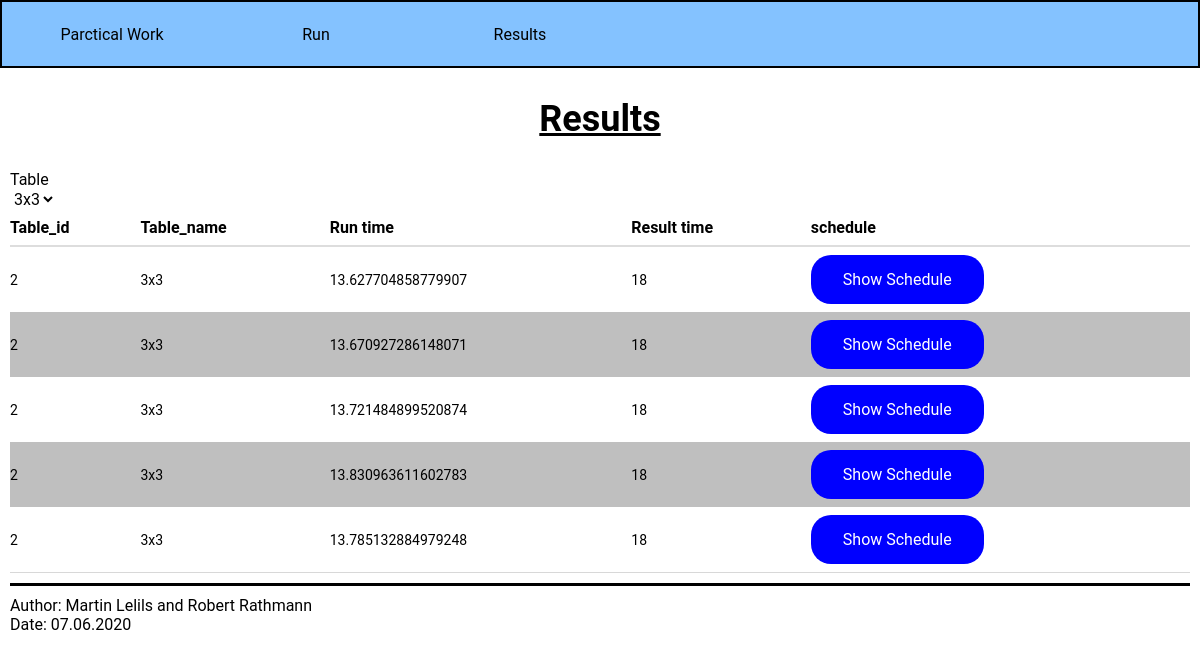
The app's page /results with its own data.
### sa/models.py (models this page shows)
class Result(models.Model):
    runtime = models.FloatField()
    result_length = models.IntegerField()
    result_image = models.CharField(max_length=255)
    table = models.ForeignKey(Table, on_delete=models.CASCADE)

class Table(models.Model):
    name = models.CharField(max_length=100)
    content = models.TextField()
    def content_to_string(self):
        return str(self.content)
    def text_field_to_array(self):
        time_table = []
        lines = self.content_to_string().split("\n")
        for line in lines:
            job_plan = []
            job = line.strip().split(" ")
            for instance in range(0, len(job), 2):
                job_plan.append((int(job[instance]), int(job[instance + 1])))
            time_table.append(job_plan)
        return time_table
    def get_table_size(self):
        table = self.text_field_to_array()
        return len(table) * len(table[0])

### sa/views.py (the view)
# urls.py: path('results', views.show_results, name='results'),
def show_results(request):
    tables = Table.objects.all()
    controller = TableController(list(tables))
    sorted_tables = controller.sort_by_table_size()
    result_controller = ResultController(controller)
    table = controller.get_table_by_id(sorted_tables[0].id)
    results = result_controller.get_all_results(table.id)
    context = {'tables' : sorted_tables, 'results' : results}
    return render(request=request, template_name="html/results.html", context=context)

### sa/controller.py (called while the page is built)
    def sort_by_table_size(self):
        sorted_tables = []
        for table in self.tables.values():
            index = 0
            while index < len(sorted_tables) and table.get_table_size() >= sorted_tables[index].get_table_size():
                index += 1
            sorted_tables.insert(index, table)
        return sorted_tables

    def get_table_by_id(self, table_id):
        return self.tables[int(table_id)]

    def get_all_results(self, table_id):
        table = self.table_controller.get_table_by_id(table_id)
        results = list(table.result_set.all())
        return results

### sa/templates/html/results.html (shortened to what this page needs)
{% load static %}
<!DOCTYPE html>
<head>
    <link href="{% static 'sa/layout.css' %}" type="text/css" rel="stylesheet" />
</head>
<html>
<body>
    <header id="navbar">
        <nav>
            <ul id="nav_ul">
                <li class="nav-elem">
                    <a class="na" href="sa">Parctical Work</a>
                </li>
                <li class="nav-elem">
                    <a  class="na" href="run">Run</a>
                </li>
                <li class="nav-elem">
                    <a class="na" href="results">Results</a>
                </li>
            </ul>
        </nav>
    </header>
    <article id="main">
        <h1 class="main_headline">
            Results
        </h1>
        <labe>Table</labe>
       <div id="r_table">
        <select id="result_table_select">
            {% for table in tables %}
                <option value={{table.id}} class="table_change">
                    {{ table.name }}
                </option>
            {% endfor %}
        </select>
    </div>
    <div class="result_table" id=results>
        {% include "html/result_table.html" %}
    </div>
    </article>
    <footer>
        <p class="f_left">
            Author:
            Martin Lelils and Robert Rathmann
        </p>
        <p class="f_right">
            Date: 07.06.2020
        </p>
    </footer>
</body>
</html>

### sa/templates/html/result_table.html
<table id="result_table">
    <thead>
        <tr>
            <th>Table_id</th>
            <th>Table_name</th>
            <th>Run time</th>
            <th>Result time</th>
            <th>schedule</th>
        </tr>
    </thead>
    <tbody>
        {% for result in results %}
            <tr>
                <td>
                    {{result.table.id}}
                </td>
                <td>
                    {{result.table.name}}
                </td>
                <td>
                    {{ result.runtime}}
                </td>
                <td>
                    {{result.result_length}}
                </td>
                <td>
                    <button class="blue_btng show" value={{result.id}} onclick="show_schedule(value)">Show Schedule</button>
                </td>
            </tr>
        {% endfor %}
    </tbody>
</table>

### sa/static/sa/layout.css (style rules this page uses)
* { margin: 0; padding: 0; border: 0; outline: 0; font-size: 100%; vertical-align: baseline; background: transparent; font-family: "Roboto", sans-serif; }
#navbar { border: 2px black solid; position: sticky; }
nav { padding-left: 10px; background-color: rgba(51, 153, 255, 0.6); min-height: 8vh; position: sticky; display: flex; }
.nav-elem { list-style: none; display: inline-flex; }
.na { display: flex; min-height: 8vh; width: 200px; align-items: center; color: black; text-decoration: none; border-radius: 20px; justify-content: center; }
article { padding-bottom: 10px; border-bottom: solid; margin-left: 10px; margin-right: 10px; justify-content: center; }
.main_headline { font-size: 36px; text-decoration: underline; margin-top: 30px; margin-bottom: 30px; text-align: center; }
footer { margin-top: 10px; margin-left: 10px; margin-right: 10px; }
.blue_btng { background-color: blue; border: none; color: white; padding: 15px 32px; text-align: center; text-decoration: none; display: inline-block; font-size: 16px; border-radius: 20px; }
table { width: 100%; border-collapse: collapse; border-bottom: 1px #d8d8d8 solid; }
tr:nth-child(even) { background-color: #bfbfbf; }
th { border-bottom: 2px solid #ddd; }
td, th { padding-bottom: 8px; padding-top: 8px; text-align: left; }
td { font-size: 14px; }

### records on screen
Result: table.id "2", table.name "3x3", runtime "13.627704858779907", result_length "18", {{ result.id }} 3 (drawn)
Result: table.id "2", table.name "3x3", runtime "13.670927286148071", result_length "18", {{ result.id }} 5 (drawn)
Result: table.id "2", table.name "3x3", runtime "13.721484899520874", result_length "18", {{ result.id }} 6 (drawn)
Result: table.id "2", table.name "3x3", runtime "13.830963611602783", result_length "18", {{ result.id }} 7 (drawn)
Result: table.id "2", table.name "3x3", runtime "13.785132884979248", result_length "18", {{ result.id }} 8 (drawn)

### other values on screen
form field value "3x3"
